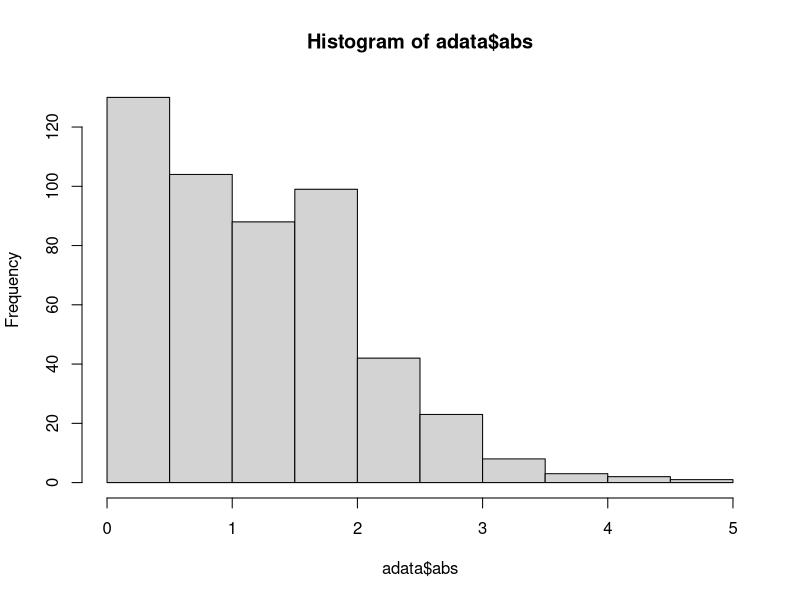
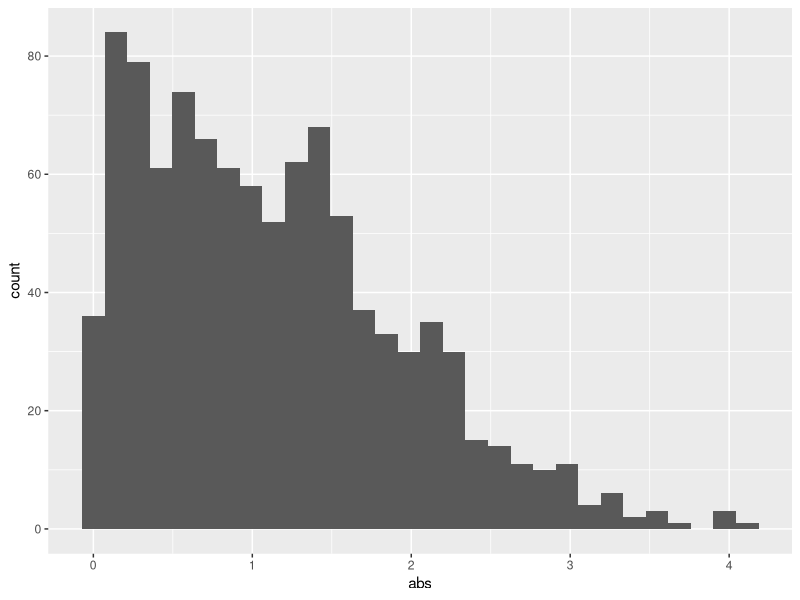

Here is the R script that generated these plots, in order:
## ---- chunk 1
library(tidyverse)
## ---- chunk 2
samp = rnorm(100)
length(samp)
## ---- chunk 3
sample_df = tibble(
  x = rnorm(1000),
  y = x + 1
)

# Why is this File not saved?

## ---- chunk 4
adata = data.frame(variable = rnorm(500,mean = 1))
adata$bool = adata > 0
adata$abs = abs(adata$variable)

hist(adata$abs)


## ---- chunk 5
la_df = tibble(
  norm = rnorm(1000,mean = 1),
  logical = norm > 0,
  abs = abs(norm)
)

ggplot(la_df, aes(x = abs)) + geom_histogram()

